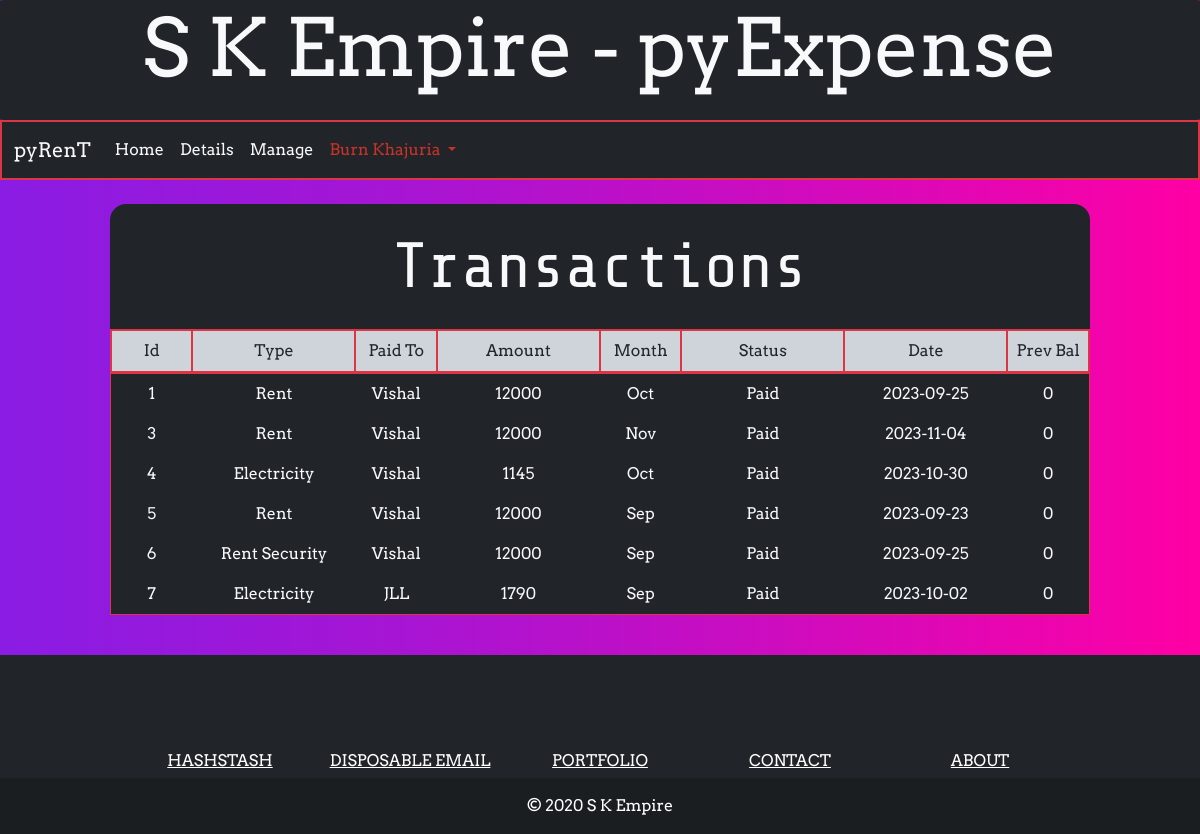
/details (signed in), run on the app's committed database.
### application/models.py (models this page shows)
class User(db.Model, UserMixin):
    id = db.Column(db.Integer, primary_key=True)
    name = db.Column(db.String(150))
    email = db.Column(db.String(150), unique=True)
    passw = db.Column(db.String(150))
    reg_date = db.Column(db.DateTime(timezone=True), default=func.now())
    expense = db.relationship('Expense')

class Expense(db.Model, UserMixin):
    id = db.Column(db.Integer, primary_key=True)
    type = db.Column(db.String(150))
    paidto = db.Column(db.String(150))
    amount = db.Column(db.Integer)
    mon = db.Column(db.String(150))
    status = db.Column(db.String(150))
    transaction_date = db.Column(db.String(100))
    prev_bal = db.Column(db.Integer)
    user_id = db.Column(db.Integer, db.ForeignKey('user.id'))

### application/view.py (the view)
@view.route('/details', methods=['GET', 'POST'])
@login_required
def details():
    user = current_user.id
    expenses = Expense.query.filter_by(user_id=user).all()
    return render_template('details.html', user=current_user, data=expenses)

### application/__init__.py (called while the page is built)
def create_app():
    app = Flask(__name__)
    app.debug = 'True'
    app.config['SECRET_KEY'] = 'RANDOM@#$%STRING'
    app.config['SQLALCHEMY_DATABASE_URI'] = f'sqlite:///{DB_NAME}'
    db.init_app(app)
    from .view import view
    from .auth import auth
    app.register_blueprint(view, url_prefix='/')
    app.register_blueprint(auth, url_prefix='/auth/')
    from .models import User, Expense
    with app.app_context():
        db.create_all()
    login_manager = LoginManager()
    login_manager.login_view = 'auth.login'
    login_manager.init_app(app)
    @login_manager.user_loader
    def load_user(id):
        return User.query.get(int(id))
    return app

### application/templates/details.html (shortened to what this page needs)
{% extends 'template.html' %}
{% block content %}
{% if user.is_authenticated %}
    <div style="font-family: Arvo-Regular;">
        <nav class="navbar navbar-expand-lg navbar-light bg-dark border border-2 border-danger">
            <div class="container-fluid">
                <a class="navbar-brand text-light" href="#">pyRenT</a>
                <div class="collapse navbar-collapse" id="navbarNav">
                    <ul class="navbar-nav">
                        <li class="nav-item">
                            <a class="nav-link active text-light" aria-current="page" href="{{ url_for('view.dashboard') }}">Home</a>
                        </li>
                        <li class="nav-item">
                            <a class="nav-link text-light" href="{{url_for('view.details')}}">Details</a>
                        </li>
                        <li class="nav-item">
                            <a class="nav-link text-light" href="{{url_for('view.manage')}}">Manage</a>
                        </li>
                    </ul>
                    <div class="float-end me-4 pe-4 bg-dark">
                        <ul class="navbar-nav me-auto mb-2 mb-lg-0">
                            <li class="nav-item dropdown">
                                <a class="nav-link dropdown-toggle" href="#" id="navbarDropdown" role="button" data-bs-toggle="dropdown" aria-expanded="false" style="color: rgb(200, 50, 40)">
                                    {{ user.name }}
                                </a>
                            </li>
                        </ul>
                      </div>
                </div>
            </div>
        </nav>
    </div>
    <div class="d-flex justify-content-center align-items-center p-4">
        <div class="col-12 col-lg-10">
            <div class="display-3 text-light bg-dark text-center rounded-top-4 p-4" style="font-family: shareTech">Transactions</div>
            <div class="container bg-dark rounded-bottom-4" style="font-family: Arvo-Regular">
                <div class="row text-dark text-center bg-dark-subtle border border-solid border-danger">
                    <div class="col-1 p-2 border border-solid border-danger">
                        Id
                    </div>
                    <div class="col-2 p-2 border border-solid border-danger">
                        Type
                    </div>
                    <div class="col-1 p-2 border border-solid border-danger">
                        Paid To
                    </div>
                    <div class="col-2 p-2 border border-solid border-danger">
                        Amount
                    </div>
                    <div class="col-1 p-2 border border-solid border-danger">
                        Month
                    </div>
                    <div class="col-2 p-2 border border-solid border-danger">
                        Status
                    </div>
                    <div class="col-2 p-2 border border-solid border-danger">
                        Date
                    </div>
                    <div class="col-1 p-2 border border-solid border-danger">
                        Prev Bal
                    </div>
                </div>
                <div class="row bg-dark text-center text-light border border-solid border-danger">
                    {% for d in data %}
                        <div class="col-1 p-2">
                            {{d.id}}
                        </div>
                        <div class="col-2 p-2">
                            {{d.type}}
                        </div>
                        <div class="col-1 p-2">
                            {{d.paidto}}
                        </div>
                        <div class="col-2 p-2">
                            {{d.amount}}
                        </div>
                        <div class="col-1 p-2">
                            {{d.mon}}
                        </div>
                        <div class="col-2 p-2">
                            {{d.status}}
                        </div>
                        <div class="col-2 p-2">
                            {{d.transaction_date}}
                        </div>
                        <div class="col-1 p-2">
                            {{d.prev_bal}}
                        </div>
                    {% endfor %}
                    </div>
                </div>
            </div>
        </div>
    </div>
{% else %}
{{ redirect(url_for('auth.login'))}}
{% endif %}
{% endblock %}

### application/templates/template.html (shortened to what this page needs)
<!DOCTYPE html>
<html lang="en">
<head>
    <link rel="stylesheet" href="../static/bootstrap.css">
    <link rel="stylesheet" href="../static/style.css">
</head>
<body>
    <div class="row">
        <div class="d-flex justify-content-center align-items-center pb-4 pe-4 ps-4 bg-dark rounded-4">
            <header class="display-1 text-light" style="font-family: Arvo-Regular">S K Empire - pyExpense</header>
        </div>
    </div>
    <div class="row">
        {% block content %}
        {% endblock %}
    <div class="row bg-dark mt-3">
        <footer class="text-center text-white" style="font-family: Arvo-Regular">
            <div class="container">
              <section class="mt-5">
                <div class="row text-center d-flex justify-content-center pt-5">
                  <div class="col-md-2">
                    <h6 class="text-uppercase font-weight-bold">
                      <a href="https://www.hashstash.co.in" class="text-white">HashStash</a>
                    </h6>
                  </div>
                  <div class="col-md-2">
                    <h6 class="text-uppercase font-weight-bold">
                      <a href="https://warloccarlos.pythonanywhere.com" class="text-white">Disposable Email</a>
                    </h6>
                  </div>
                  <div class="col-md-2">
                    <h6 class="text-uppercase font-weight-bold">
                      <a href="http://www.hashstash.co.in/portfolio/" class="text-white">Portfolio</a>
                    </h6>
                  </div>
                  <div class="col-md-2">
                    <h6 class="text-uppercase font-weight-bold">
                      <a href="#!" class="text-white">Contact</a>
                    </h6>
                  </div>
                  <div class="col-md-2">
                    <h6 class="text-uppercase font-weight-bold">
                      <a href="#!" class="text-white">About</a>
                    </h6>
                  </div>
                </div>
              </section>
            </div>
            <div class="text-center p-3" style="background-color: rgba(0, 0, 0, 0.2)">
              © 2020 S K Empire
            </div>
      </footer>
    </div>
</body>
</html>

### application/static/style.css (style rules this page uses)
body { background-color: blueviolet; background-image: linear-gradient(90deg, rgba(138,28,227,1) 0%, 58%, rgba(255,0,164,1) 100%); }

### data on the page
User: name "Burn Khajuria"
Expense: id "1", type "Rent", paidto "Vishal", amount "12000", mon "Oct", status "Paid", transaction_date "2023-09-25", prev_bal "0"
Expense: id "3", type "Rent", paidto "Vishal", amount "12000", mon "Nov", status "Paid", transaction_date "2023-11-04", prev_bal "0"
Expense: id "4", type "Electricity", paidto "Vishal", amount "1145", mon "Oct", status "Paid", transaction_date "2023-10-30", prev_bal "0"
Expense: id "5", type "Rent", paidto "Vishal", amount "12000", mon "Sep", status "Paid", transaction_date "2023-09-23", prev_bal "0"
Expense: id "6", type "Rent Security", paidto "Vishal", amount "12000", mon "Sep", status "Paid", transaction_date "2023-09-25", prev_bal "0"
Expense: id "7", type "Electricity", paidto "JLL", amount "1790", mon "Sep", status "Paid", transaction_date "2023-10-02", prev_bal "0"
